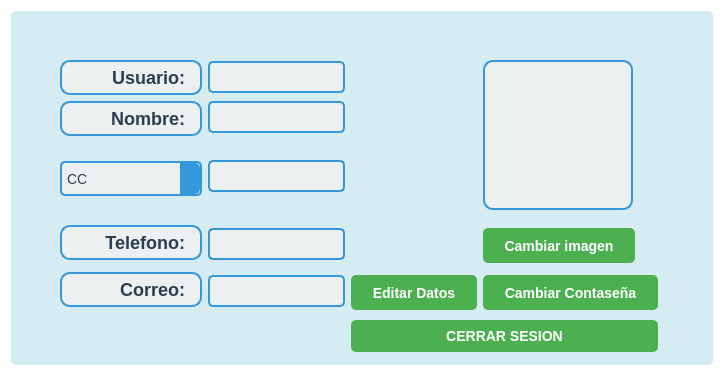
         <widget class="QWidget" name="page_perfil">
          <property name="styleSheet">
           <string notr="true">QWidget{
background-color: rgb(255, 255, 255);
}</string>
          </property>
          <layout class="QHBoxLayout" name="horizontalLayout_7">
           <item>
            <widget class="QFrame" name="contenido_registro_2">
             <property name="styleSheet">
              <string notr="true">QFrame{
background-color: rgba(173, 216, 230, 0.5);
border-radius: 5px;
}
QLineEdit {
    border: 2px solid #3498db; /* Borde */
    border-radius: 5px; /* Radio de borde */
    padding: 5px; /* Espaciado interno */
    font-size: 14px; /* Tamaño de fuente */
    font-family: Arial, sans-serif; /* Fuente */
    color: #2c3e50; /* Color del texto */
    background-color: #ecf0f1; /* Color de fondo */
}

/* Estilo para QPushButton */
QPushButton {
    background-color: #4CAF50; /* Color de fondo */
    color: white; /* Color del texto */
    border: none; /* Sin borde */
    border-radius: 5px; /* Esquinas redondeadas */
    padding: 8px 16px; /* Espaciado interno */
    font-size: 14px; /* Tamaño de fuente */
    font-weight: bold; /* Fuente en negrita */
}

/* Estilo para QPushButton cuando se presiona */
QPushButton:pressed {
   background-color: #357a38; /* Cambio de color al presionar */
}

/* Estilo para QPushButton cuando el cursor está encima */
QPushButton:hover {
background-color: #45a049;
 /* Cambio de borde al pasar el cursor */
}

/* Estilo para QComboBox */
QComboBox {
    border: 2px solid #3498db; /* Borde */
    border-radius: 5px; /* Radio de borde */
    padding: 5px; /* Espaciado interno */
    font-size: 14px; /* Tamaño de fuente */
    font-family: Arial, sans-serif; /* Fuente */
    color: #2c3e50; /* Color del texto */
    background-color: #ecf0f1; /* Color de fondo */
}

/* Estilo para QComboBox cuando se despliega */
QComboBox::drop-down {
    subcontrol-origin: padding;
    subcontrol-position: right;
    width: 20px; /* Ancho del botón desplegable */
    border-left-width: 0px; /* Sin borde a la izquierda del botón */
    border-top-right-radius: 5px; /* Radio de borde superior derecho */
    border-bottom-right-radius: 5px; /* Radio de borde inferior derecho */
    background-color: #3498db; /* Color de fondo del botón desplegable */
}

/* Estilo para QComboBox cuando se despliega y se presiona */
QComboBox::down-arrow {
    width: 15px; /* Ancho del icono */
    height: 15px; /* Alto del icono */
    padding-right: 5px; /* Espaciado a la derecha del icono */
}
QToolButton {
    background-color: #4CAF50; /* Color de fondo */
    color: white; /* Color del texto */
    border: none; /* Sin borde */
    border-radius: 5px; /* Esquinas redondeadas */
    padding: 8px 16px; /* Espaciado interno */
    font-size: 14px; /* Tamaño de fuente */
    font-weight: bold; /* Fuente en negrita */
}

QToolButton:hover {
    background-color: #45a049; /* Cambia el color de fondo al pasar el mouse */
}

QToolButton:pressed {
    background-color: #357a38; /* Cambia el color de fondo al hacer clic */
}

/* Estilos para QRadioButton */
QRadioButton {
    font-size: 14px; /* Tamaño de fuente */
}

QRadioButton::indicator {
    width: 20px; /* Ancho del indicador */
    height: 20px; /* Altura del indicador */
}

QRadioButton::indicator:checked {
    background-color: #0078D4; /* Color de fondo para el estado seleccionado */
}

QRadioButton::indicator:unchecked {
    background-color: white; /* Color de fondo para el estado no seleccionado */
    border: 1px solid #999; /* Borde para el estado no seleccionado */
}</string>
             </property>
             <property name="frameShape">
              <enum>QFrame::StyledPanel</enum>
             </property>
             <property name="frameShadow">
              <enum>QFrame::Raised</enum>
             </property>
             <layout class="QGridLayout" name="gridLayout_7">
              <item row="2" column="3" alignment="Qt::AlignTop">
               <widget class="QLineEdit" name="Correo_6">
                <property name="inputMask">
                 <string/>
                </property>
                <property name="readOnly">
                 <bool>true</bool>
                </property>
               </widget>
              </item>
              <item row="7" column="1" rowspan="2" alignment="Qt::AlignRight">
               <widget class="QLabel" name="label_correo_5">
                <property name="minimumSize">
                 <size>
                  <width>142</width>
                  <height>35</height>
                 </size>
                </property>
                <property name="maximumSize">
                 <size>
                  <width>142</width>
                  <height>35</height>
                 </size>
                </property>
                <property name="font">
                 <font>
                  <family>Arial</family>
                  <pointsize>-1</pointsize>
                  <bold>true</bold>
                 </font>
                </property>
                <property name="layoutDirection">
                 <enum>Qt::RightToLeft</enum>
                </property>
                <property name="styleSheet">
                 <string notr="true">color: #2c3e50; /* Color del texto */
    font-size: 18px; /* Tamaño de fuente */
    font-weight: bold; /* Negrita */
    font-family: Arial, sans-serif; /* Fuente */
    background-color: #ecf0f1; /* Color de fondo */
    border: 2px solid #3498db; /* Borde */
    border-radius: 10px; /* Radio de borde */
    padding: 5px 10px; /* Espaciado interno */</string>
                </property>
                <property name="text">
                 <string>Correo:</string>
                </property>
                <property name="alignment">
                 <set>Qt::AlignRight|Qt::AlignTrailing|Qt::AlignVCenter</set>
                </property>
               </widget>
              </item>
              <item row="2" column="0">
               <spacer name="horizontalSpacer_10">
                <property name="orientation">
                 <enum>Qt::Horizontal</enum>
                </property>
                <property name="sizeHint" stdset="0">
                 <size>
                  <width>40</width>
                  <height>20</height>
                 </size>
                </property>
               </spacer>
              </item>
              <item row="9" column="1">
               <spacer name="verticalSpacer_4">
                <property name="orientation">
                 <enum>Qt::Vertical</enum>
                </property>
                <property name="sizeHint" stdset="0">
                 <size>
                  <width>20</width>
                  <height>40</height>
                 </size>
                </property>
               </spacer>
              </item>
              <item row="1" column="6">
               <spacer name="horizontalSpacer_11">
                <property name="orientation">
                 <enum>Qt::Horizontal</enum>
                </property>
                <property name="sizeHint" stdset="0">
                 <size>
                  <width>40</width>
                  <height>20</height>
                 </size>
                </property>
               </spacer>
              </item>
              <item row="6" column="3" alignment="Qt::AlignTop">
               <widget class="QLineEdit" name="Correo_8">
                <property name="inputMask">
                 <string/>
                </property>
                <property name="text">
                 <string/>
                </property>
                <property name="readOnly">
                 <bool>true</bool>
                </property>
               </widget>
              </item>
              <item row="8" column="3" alignment="Qt::AlignTop">
               <widget class="QLineEdit" name="Correo_9">
                <property name="inputMask">
                 <string/>
                </property>
                <property name="readOnly">
                 <bool>true</bool>
                </property>
               </widget>
              </item>
              <item row="0" column="3">
               <spacer name="verticalSpacer_9">
                <property name="orientation">
                 <enum>Qt::Vertical</enum>
                </property>
                <property name="sizeHint" stdset="0">
                 <size>
                  <width>20</width>
                  <height>40</height>
                 </size>
                </property>
               </spacer>
              </item>
              <item row="2" column="4">
               <spacer name="horizontalSpacer_12">
                <property name="orientation">
                 <enum>Qt::Horizontal</enum>
                </property>
                <property name="sizeHint" stdset="0">
                 <size>
                  <width>40</width>
                  <height>20</height>
                 </size>
                </property>
               </spacer>
              </item>
              <item row="3" column="1" rowspan="2" alignment="Qt::AlignVCenter">
               <widget class="QComboBox" name="comboBox_2">
                <property name="minimumSize">
                 <size>
                  <width>142</width>
                  <height>35</height>
                 </size>
                </property>
                <property name="maximumSize">
                 <size>
                  <width>142</width>
                  <height>35</height>
                 </size>
                </property>
                <property name="layoutDirection">
                 <enum>Qt::LeftToRight</enum>
                </property>
                <item>
                 <property name="text">
                  <string>CC</string>
                 </property>
                </item>
                <item>
                 <property name="text">
                  <string>TI</string>
                 </property>
                </item>
                <item>
                 <property name="text">
                  <string>CE</string>
                 </property>
                </item>
                <item>
                 <property name="text">
                  <string>RC</string>
                 </property>
                </item>
               </widget>
              </item>
              <item row="5" column="1" rowspan="2">
               <widget class="QLabel" name="label_2">
                <property name="minimumSize">
                 <size>
                  <width>142</width>
                  <height>35</height>
                 </size>
                </property>
                <property name="maximumSize">
                 <size>
                  <width>142</width>
                  <height>35</height>
                 </size>
                </property>
                <property name="styleSheet">
                 <string notr="true">color: #2c3e50; /* Color del texto */
    font-size: 18px; /* Tamaño de fuente */
    font-weight: bold; /* Negrita */
    font-family: Arial, sans-serif; /* Fuente */
    background-color: #ecf0f1; /* Color de fondo */
    border: 2px solid #3498db; /* Borde */
    border-radius: 10px; /* Radio de borde */
    padding: 5px 10px; /* Espaciado interno */</string>
                </property>
                <property name="text">
                 <string>Telefono:</string>
                </property>
                <property name="alignment">
                 <set>Qt::AlignRight|Qt::AlignTrailing|Qt::AlignVCenter</set>
                </property>
               </widget>
              </item>
              <item row="2" column="1">
               <widget class="QLabel" name="label_correo_4">
                <property name="minimumSize">
                 <size>
                  <width>142</width>
                  <height>35</height>
                 </size>
                </property>
                <property name="maximumSize">
                 <size>
                  <width>142</width>
                  <height>35</height>
                 </size>
                </property>
                <property name="font">
                 <font>
                  <family>Arial</family>
                  <pointsize>-1</pointsize>
                  <bold>true</bold>
                 </font>
                </property>
                <property name="layoutDirection">
                 <enum>Qt::LeftToRight</enum>
                </property>
                <property name="styleSheet">
                 <string notr="true">color: #2c3e50; /* Color del texto */
    font-size: 18px; /* Tamaño de fuente */
    font-weight: bold; /* Negrita */
    font-family: Arial, sans-serif; /* Fuente */
    background-color: #ecf0f1; /* Color de fondo */
    border: 2px solid #3498db; /* Borde */
    border-radius: 10px; /* Radio de borde */
    padding: 5px 10px; /* Espaciado interno */</string>
                </property>
                <property name="text">
                 <string>Nombre:</string>
                </property>
                <property name="alignment">
                 <set>Qt::AlignRight|Qt::AlignTrailing|Qt::AlignVCenter</set>
                </property>
               </widget>
              </item>
              <item row="1" column="1">
               <widget class="QLabel" name="Label_usuario">
                <property name="minimumSize">
                 <size>
                  <width>142</width>
                  <height>35</height>
                 </size>
                </property>
                <property name="maximumSize">
                 <size>
                  <width>142</width>
                  <height>35</height>
                 </size>
                </property>
                <property name="layoutDirection">
                 <enum>Qt::LeftToRight</enum>
                </property>
                <property name="styleSheet">
                 <string notr="true">color: #2c3e50; /* Color del texto */
    font-size: 18px; /* Tamaño de fuente */
    font-weight: bold; /* Negrita */
    font-family: Arial, sans-serif; /* Fuente */
    background-color: #ecf0f1; /* Color de fondo */
    border: 2px solid #3498db; /* Borde */
    border-radius: 10px; /* Radio de borde */
    padding: 5px 10px; /* Espaciado interno */</string>
                </property>
                <property name="text">
                 <string>Usuario:</string>
                </property>
                <property name="alignment">
                 <set>Qt::AlignRight|Qt::AlignTrailing|Qt::AlignVCenter</set>
                </property>
               </widget>
              </item>
              <item row="1" column="3">
               <widget class="QLineEdit" name="Line_tipoUsuario">
                <property name="readOnly">
                 <bool>true</bool>
                </property>
               </widget>
              </item>
              <item row="9" column="4" colspan="2">
               <widget class="QPushButton" name="Boto_cerrarsesion">
                <property name="text">
                 <string>CERRAR SESION</string>
                </property>
                <property name="icon">
                 <iconset resource="../imgs/Recursos.qrc">
                  <normaloff>:/iconos/icons8-salida-50.png</normaloff>:/iconos/icons8-salida-50.png</iconset>
                </property>
                <property name="iconSize">
                 <size>
                  <width>20</width>
                  <height>20</height>
                 </size>
                </property>
                <property name="shortcut">
                 <string/>
                </property>
               </widget>
              </item>
              <item row="1" column="5" rowspan="3">
               <widget class="QLabel" name="Foto_usuario">
                <property name="minimumSize">
                 <size>
                  <width>150</width>
                  <height>150</height>
                 </size>
                </property>
                <property name="maximumSize">
                 <size>
                  <width>150</width>
                  <height>150</height>
                 </size>
                </property>
                <property name="styleSheet">
                 <string notr="true">color: #2c3e50; /* Color del texto */
    font-size: 18px; /* Tamaño de fuente */
    font-weight: bold; /* Negrita */
    font-family: Arial, sans-serif; /* Fuente */
    background-color: #ecf0f1; /* Color de fondo */
    border: 2px solid #3498db; /* Borde */
    border-radius: 10px; /* Radio de borde */
    padding: 5px 10px; /* Espaciado interno */</string>
                </property>
                <property name="pixmap">
                 <pixmap resource="../imgs/Recursos.qrc">:/iconos/icons8-nombre-100.png</pixmap>
                </property>
                <property name="scaledContents">
                 <bool>true</bool>
                </property>
               </widget>
              </item>
              <item row="3" column="3" alignment="Qt::AlignVCenter">
               <widget class="QLineEdit" name="Correo_7">
                <property name="inputMask">
                 <string/>
                </property>
                <property name="readOnly">
                 <bool>true</bool>
                </property>
               </widget>
              </item>
              <item row="8" column="5">
               <widget class="QToolButton" name="Boton_cambiarContra">
                <property name="text">
                 <string>Cambiar Contaseña</string>
                </property>
               </widget>
              </item>
              <item row="8" column="4" alignment="Qt::AlignRight">
               <widget class="QToolButton" name="Boton_EditarDatos">
                <property name="text">
                 <string>Editar Datos</string>
                </property>
               </widget>
              </item>
              <item row="6" column="5" colspan="2">
               <widget class="QToolButton" name="Boton_CambiarFoto">
                <property name="styleSheet">
                 <string notr="true"># Estilos para QToolButton
QToolButton {
    background-color: #4CAF50; /* Color de fondo */
    color: white; /* Color del texto */
    border: none; /* Sin borde */
    border-radius: 5px; /* Esquinas redondeadas */
    padding: 8px 16px; /* Espaciado interno */
    font-size: 14px; /* Tamaño de fuente */
    font-weight: bold; /* Fuente en negrita */
}

QToolButton:hover {
    background-color: #45a049; /* Cambia el color de fondo al pasar el mouse */
}

QToolButton:pressed {
    background-color: #357a38; /* Cambia el color de fondo al hacer clic */
}</string>
                </property>
                <property name="text">
                 <string>Cambiar imagen</string>
                </property>
                <property name="icon">
                 <iconset resource="../imgs/Recursos.qrc">
                  <normaloff>:/iconos/icons8-imagen-50.png</normaloff>:/iconos/icons8-imagen-50.png</iconset>
                </property>
                <property name="iconSize">
                 <size>
                  <width>20</width>
                  <height>20</height>
                 </size>
                </property>
               </widget>
              </item>
             </layout>
             <zorder>comboBox_2</zorder>
             <zorder>label_2</zorder>
             <zorder>label_correo_5</zorder>
             <zorder>label_correo_4</zorder>
             <zorder>horizontalSpacer_10</zorder>
             <zorder>horizontalSpacer_11</zorder>
             <zorder>verticalSpacer_4</zorder>
             <zorder>verticalSpacer_9</zorder>
             <zorder>Correo_6</zorder>
             <zorder>Correo_9</zorder>
             <zorder>Correo_8</zorder>
             <zorder>horizontalSpacer_12</zorder>
             <zorder>Boton_CambiarFoto</zorder>
             <zorder>Label_usuario</zorder>
             <zorder>Line_tipoUsuario</zorder>
             <zorder>Foto_usuario</zorder>
             <zorder>Boto_cerrarsesion</zorder>
             <zorder>Correo_7</zorder>
             <zorder>Boton_cambiarContra</zorder>
             <zorder>Boton_EditarDatos</zorder>
            </widget>
           </item>
          </layout>
         </widget>
